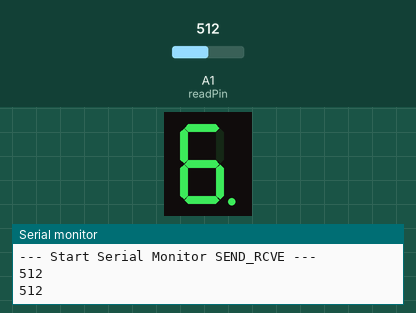
The sketch below on a simulated Arduino Uno, built with avr-gcc and run on an emulated ATmega328P. On the bench: 1-digit seven-segment display, the last lines printed to the serial monitor. Wiring (inferred from the names in the program): 1-digit 7-segment display, segments lit when LOW: segments pin 6, pin 7, pin 8, pin 9, pin 10, pin 11, pin 12, pin 9. The test bench sets the inputs (shaded band); at power-on: A1 (readPin) = 512. The segment pins are drawn as the display they are named for.

Above: at 3.8 s.
3.9 s: A1 (readPin) set to 709
At 10.0 s:
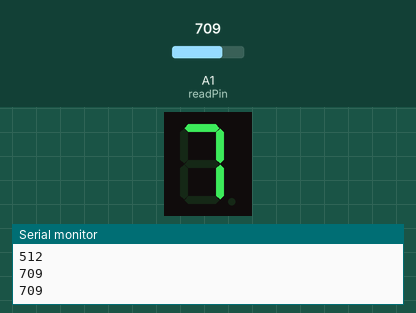
10.5 s: A1 (readPin) set to 900
At 18.1 s:
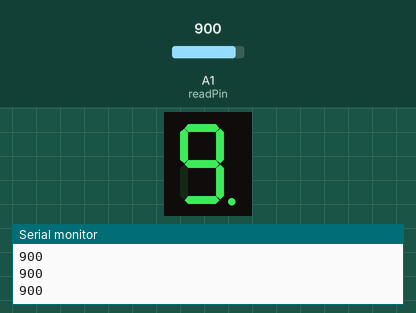
18.2 s: A1 (readPin) set to 1023
At 25.0 s:
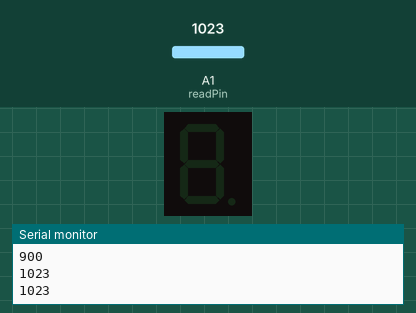
Timing chart, 0 to 26.5 s (numbered marks = the images above; inputs shaded):
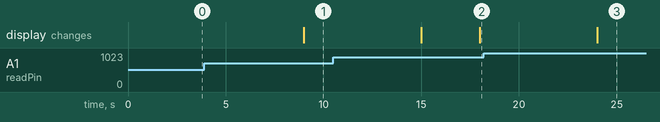

The sketch:

_7Segment_VR_Value.ino
```cpp
int gPin=12;
int fPin=11;
int ePin=10;
int dPin=9;
int cPin=8;
//int dpPin=6;
int bPin=7;
int aPin=6;
int readPin = 1;
int readValue = 0;
int intervalDelay = 3000;

int num_array[10][7] = {  { 0,0,0,0,0,0,1 },    // 0 { 1,1,1,1,1,1,0 }
                          { 1,0,0,1,1,1,1 },    // 1 { 0,1,1,0,0,0,0 }
                          { 0,0,1,0,0,1,0 },    // 2 { 1,1,0,1,1,0,1 }
                          { 0,0,0,0,1,1,0 },    // 3 { 1,1,1,1,0,0,1 }
                          { 1,0,0,1,1,0,0 },    // 4 { 0,1,1,0,0,1,1 }
                          { 0,1,0,0,1,0,0 },    // 5 { 1,0,1,1,0,1,1 }
                          { 0,1,0,0,0,0,0 },    // 6 { 1,0,1,1,1,1,1 }
                          { 0,0,0,1,1,1,1 },    // 7 { 1,1,1,0,0,0,0 },
                          { 0,0,0,0,0,0,0 },    // 8 { 1,1,1,1,1,1,1 }
                          { 0,0,0,0,1,0,0 }};   // 9 { 1,1,1,0,0,1,1 }

int level_array[5] { -1,-1,-1,-1,-1 };
void Num_Write(int);
void addReadingToArray(int currentReading);
int getAverageValue();

void setup(){
  pinMode(gPin,OUTPUT);
  pinMode(fPin,OUTPUT);
  pinMode(ePin,OUTPUT);
  pinMode(dPin,OUTPUT);
  pinMode(cPin,OUTPUT);
  //pinMode(dpPin,OUTPUT);
  pinMode(bPin,OUTPUT);
  pinMode(aPin,OUTPUT);
  //Start off with everything off
  for (int i=6; i < 13; i++) {
    digitalWrite(i, 1);
  }
  Serial.begin(9600);
  Serial.println("--- Start Serial Monitor SEND_RCVE ---");

}

void loop(){

  // read the value from the sensor:
  readValue = analogRead(readPin);
  Serial.println(readValue);
  addReadingToArray(readValue);

  int avgValue=getAverageValue();
  //int avgValue=readValue;

/*
  if (avgValue<49){
    Num_Write(1);
  } else if (avgValue>50 && avgValue<99){
    Num_Write(2);
  } else if (avgValue>100 && avgValue<149){
    Num_Write(3);
  } else if (avgValue>150 && avgValue<199){
    Num_Write(4);
  } else if (avgValue>200  & avgValue<249){
    Num_Write(5);
  } else if (avgValue>250 && avgValue<299){
    Num_Write(6);
  } else if (avgValue>300 && avgValue<349){
    Num_Write(7);
  } else if (avgValue>350 && avgValue<399){
    Num_Write(8);
  } else if (avgValue>400 && avgValue<449){
    Num_Write(9);
  } else if (avgValue>500){
    Num_Write(10);
  }
*/
  if (avgValue<99){
    Num_Write(1);
  } else if (avgValue>100 && avgValue<199){
    Num_Write(2);
  } else if (avgValue>200 && avgValue<299){
    Num_Write(3);
  } else if (avgValue>300 && avgValue<399){
    Num_Write(4);
  } else if (avgValue>400  & avgValue<499){
    Num_Write(5);
  } else if (avgValue>500 && avgValue<599){
    Num_Write(6);
  } else if (avgValue>600 && avgValue<699){
    Num_Write(7);
  } else if (avgValue>700 && avgValue<799){
    Num_Write(8);
  } else if (avgValue>800 && avgValue<899){
    Num_Write(9);
  } else if (avgValue>900){
    Num_Write(10);
  }

    delay(intervalDelay);


  //counter loop
  /*
  for (int counter = 10; counter > 0; --counter)
  {
   delay(1000);
   Num_Write(counter-1);
  }

  //Num_Write(0);
  //delay(3000);
  exit(0);
  */
}

// this functions writes values to the sev seg pins
void Num_Write(int number)
{
  int pin= 6;
  for (int j=0; j < 7; j++) {
   digitalWrite(pin, num_array[number][j]);
   pin++;
  }
}


void addReadingToArray(int currentReading){
  for (int j=1; j < 6; j++) {
    level_array[j-1]=level_array[j];
  }
  level_array[4]=currentReading;
}

int getAverageValue(){
  int valueCount=0;
  int sumOfValues=0;
  for (int j=0; j < 5; j++) {
    if (level_array[j] != -1) {
      valueCount++;
      sumOfValues=sumOfValues+level_array[j];
      //Serial.print(level_array[j]+",");
    }
  }
  //Serial.println();

  return sumOfValues/valueCount;
}
```

Measured:
- after the input at 3.9 s, the display: changes after 5.1 s (image 1)
- after the input at 18.2 s, the display: changes after 5.8 s (image 3)
